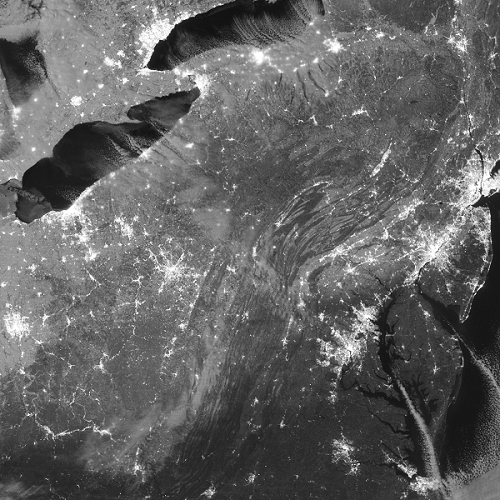
%> input picture 1-1光照差异.png, 500 x 500 px
$ octave HAPCG_demo.m   (GNU Octave 9; MATLAB toolbox functions it lacks are replaced by stand-ins)
%> lines starting %> are read from the running program, lines starting %| are printed output that depends on the picture
### HAPCG_nonelinear_space.m
%  create_nonelinear_space:函数创建非线性尺度空间
%  Input:
%           im：       是输入的原始图像;
%           layers：是构建的尺度空间的层数，这里没有使用下采样操作.
%           scale_value：影像的尺度缩比比例系数，默认是1.6;
%           which_diff： 决定了使用哪个函数计算传到系数取值是1,2,3;
%           sigma_1：是第一层的图像的尺度，默认是1.6，尺度空间第一层的图像由image经过标准差
%           sigma_2：是每次计算下一层图像之前，对之前层图像的高斯平滑标准差,默认是1不变
%           ratio：是相隔两层的尺度比
%           perc：是计算对比度因子的梯度百分位，这里默认是0.7
%  Output:
%              Nonelinear_Scalespace：是构建的非线性影像尺度空间

function [Nonelinear_Scalespace]=HAPCG_nonelinear_space(im,layers,scale_value,which_diff,...
                                                        sigma_1,sigma_2,...
                                                        ratio,...
                                                        perc )
%% 默认参数设置
if nargin < 2
    layers               = 3;          %  构建的影像金字塔层数.
end
if nargin < 3
    scale_value       = 1.6;       %  影像尺度缩放系数
end
if nargin < 4
    which_diff         = 2;         %  决定了使用哪个函数计算传到系数取值是1,2,3
end
if nargin < 5
    sigma_1           = 1.6;         %  第一层的图像的尺度，默认是1.6.
end
if nargin < 6
    sigma_2           = 1;            %  是每次计算下一层图像之前，对之前层图像的高斯平滑标准差.
end
if nargin < 7
     ratio               = 2^(1/3);   %  连续两层的尺度比
end
if nargin < 8
     perc               = 0.7;            %  计算对比度因子的梯度百分位.
end
%% 将影像转换为灰度图
[~,~,num1]=size(im);
if(num1==3)
    dst=rgb2gray(im);
else
    dst=im;
end
% 将影像转换为浮点型影像，数值在[0~1]之间
image=im2double(dst);
[M,N]=size(image);
%% 初始化非线性影像cell空间
Nonelinear_Scalespace=cell(1,layers);
for i=1:1:layers
    Nonelinear_Scalespace{i}=zeros(M,N);
end

%首先对输入图像进行高斯平滑
windows_size=2*round(2*sigma_1)+1;
W=fspecial('gaussian',[windows_size windows_size],sigma_1);      % Fspecial函数用于创建预定义的滤波算子
image=imfilter(image,W,'replicate');                                              %base_image的尺度是sigma_1  % 对任意类型数组或多维图像进行滤波。
Nonelinear_Scalespace{1}=image;                                                 %base_image作为尺度空间的第一层图像
%获取滤波器类型
h=[-1,0,1;-2,0,2;-1,0,1];      % soble 差分滤波模板

%计算每层的尺度
sigma=zeros(1,layers);
for i=1:1:layers
    sigma(i)=sigma_1*ratio^(i-1);%每层的尺度
end

%% 构建非线性尺度空间
for i=2:1:layers
    %之前层的非线性扩散后的的图像,计算梯度之前进行平滑的目的是为了消除噪声
    prev_image=Nonelinear_Scalespace{i-1};
    prev_image=imresize(prev_image,1/scale_value,'bilinear');
    windows_size=2*round(2*sigma_2)+1;
    W=fspecial('gaussian',[windows_size,windows_size],sigma_2);
    prev_smooth=imfilter(prev_image,W,'replicate');

    %计算之前层被平滑图像的x和y方向的一阶梯度
    Lx=imfilter(prev_smooth,h ,'replicate');
    Ly=imfilter(prev_smooth,h','replicate');

    %每次迭代时候都需要更新对比度因子k
    [k_percentile]=K_percentile_value(Lx,Ly,perc);
    if(which_diff==1)
        [diff_c]=pm_g1(Lx,Ly,k_percentile);
    elseif(which_diff==2)
        [diff_c]=pm_g2(Lx,Ly,k_percentile);
    else
        [diff_c]=weickert_diffusivity(Lx,Ly,k_percentile);
    end

    %计算当前层尺度图像
    step=1/2*(sigma(i)^2-sigma(i-1)^2);%步长因子
    Nonelinear_Scalespace{i}=AOS(prev_image,step,diff_c);  %nonelinear_space: prev_image表示之前层的非线性扩散后的的图像； step表示步长；diff_c表示扩散稀疏C。
end
end

%% 扩散系数计算函数1
% [8 lines left out: function pm_g1, not called in this run]

%% 扩散系数计算函数2
function [g2]=pm_g2(Lx,Ly,k)
%该函数计算PM方程的扩散系数，第二种方法
%Lx和Ly分别是水平方向和竖直方向的差分，k是对比度因子参数
%g2=1/(1+(Lx^2+Ly^2)/(k^2)),这里k值的确定一般是通过统计方法得到

g2=1./(1+(Lx.^2+Ly.^2)/(k^2));
end

%% 扩散系数计算函数3
% [8 lines left out: function weickert_diffusivity, not called in this run]

%%  K值计算
function [k_percentile]=K_percentile_value(gradient_x,gradient_y,perc)
%该函数计算一个对比度参数k,这个对比度参数用于计算扩散系数
%gradient_x是水平方向的梯度，gradient_y是竖直方向的梯度
%perc是梯度直方图的百分位数，默认取值是0.7，k的取值根据这个百分位数确定
%传导系数函数都是k的增函数，因此对于相同的梯度值，如果k值较大，则传导系数值较大
%因此扩散大，平滑严重，因此可以看出，如果要保留细节需要较小的k值
%该函数自动计算k值，因此这里不需要指定bin的大小

%直方图间隔
unit=0.005;

%忽略边界计算梯度的最大值
gradient=sqrt(gradient_x.^2+gradient_y.^2);
[M,N]=size(gradient);
temp_gradient=gradient(2:M-1,2:N-1);

%忽略边界计算直方图
temp_gradient=temp_gradient(temp_gradient>0);
max_gradient=max(max(temp_gradient));
min_gradient=min(min(temp_gradient));
temp_gradient=round((temp_gradient-min_gradient)/unit);
nbin=round((max_gradient-min_gradient)/unit);
hist=zeros(1,nbin+1);
[M1,N1]=size(temp_gradient);
sum_pix=M1*N1;%非零像素梯度个数

%计算直方图
for i=1:1:M1
    for j=1:1:N1
        hist(temp_gradient(i,j)+1)=hist(temp_gradient(i,j)+1)+1;
    end
end

%直方图百分位
nthreshold=perc*sum_pix;
nelements=0;
temp_i=0;
for i=1:1:nbin+1
    nelements=nelements+hist(i);
    if(nelements>=nthreshold)
        temp_i=i;
        break;
    end
end
k_percentile=(temp_i-1)*unit+min_gradient;
end

### AOS.m
function [U]=AOS(U_prev,step,diff_c)
%该函数实现加性分裂算法
%U_prev是前一层的各项异性图像
%step是设置的步长因子，如果本层的尺度是sigma(i),则前一层的尺度是sigma(i-1)
%因此步长因子是1/2*(sigma(i)^2-sigma(i-1)^2)
%diff_c是根据前一层尺度图像高斯滤波后计算得到的扩散系数大小也是M*N
%U是当前层的各项异性尺度图像，大小和U_prev一样

[U1]=AOS_row(U_prev,step,diff_c);
[U2]=AOS_col(U_prev,step,diff_c);
% U=1/2*(U1+U2);
U=1/2*(U1+U2);   %表示：L=L1+L2

end


function [U1]=AOS_row(U1_prev,step,diff_c)
%该函数沿行方向进行扩散
%%
[M,N]=size(U1_prev);
U1=zeros(M,N);
%遍历每一行
for i=1:1:M
    d=U1_prev(i,:);%行向量

    %三角矩阵的对角线部分
    a=diff_c(i,:);
    a(2:N-1)=2*a(2:N-1);
    a(1:N-1)=a(1:N-1)+diff_c(i,2:N);
    a(2:N)=a(2:N)+diff_c(i,1:N-1);
    a=-1/2*a;

    %三角矩阵上面
    b=diff_c(i,1:N-1)+diff_c(i,2:N);
    b=1/2*b;

    %三角矩阵下面,该矩阵对称，因此c=b
    c=b;

    %计算三对角方程组的解
    a=1-2*step*a;
    b=-2*step*b;
    c=-2*step*c;
    x=thomas_algorith(a,b,c,d);   %主要目的是解算出矩阵A
    U1(i,:)=x;
end

end

function [U2]=AOS_col(U2_prev,step,diff_c)
%该函数进列方向的扩散
%%
[M,N]=size(U2_prev);
U2=zeros(M,N);
%遍历每一列
for i=1:1:N
    d=U2_prev(:,i);%列向量
    %三角矩阵的对角线部分
    a=diff_c(:,i);
    a(2:M-1)=2*a(2:M-1);
    a(1:M-1)=a(1:M-1)+diff_c(2:M,i);
    a(2:M)=a(2:M)+diff_c(1:M-1,i);
    a=-1/2*a;

    %三角矩阵上面
    b=diff_c(1:M-1,i)+diff_c(2:M,i);
    b=1/2*b;

    %三角矩阵下面,该矩阵对称，因此c=b
    c=b;

    %计算三对角方程组的解
    a=1-2*step*a;
    b=-2*step*b;
    c=-2*step*c;
    x=thomas_algorith(a',b',c',d');
    U2(:,i)=x';
end
end

%%
% [55 lines left out: function thomas_algorith, not called in this run]

### HAPCG_demo.m
% ***************************************************************************************************************************************
%       ***HAPCG算法***
%        引用格式：[1]姚永祥,张永军,万一,刘欣怡,郭浩宇.顾及各向异性加权力矩与绝对相位方向的异源影像匹配[J/OL].武汉大学学报(信息科学版):
%                        1-13[2021-04-02].https://doi.org/10.13203/j.whugis20200702.
%        This is a simplified Code demo of the HAPCG algorithm.
%        Download website address of code and Images dataset:    https://skyearth.org/research
%        Public: Created by Yongxiang Yao in 2021/03/29.
%  ***************************************************************************************************************************************

% clear all;
close all;
warning('off');
%% 1 Import and display reference and image to be registered
file_image= '.\Images';
[filename,pathname]=uigetfile({'*.*','All Files(*.*)'},'Select Image',file_image);image_1=imread(strcat(pathname,filename));
%> the answer given: 1-1光照差异.png
%> further down, image_1 is the input picture: size 500x500x3 uint8; min 0, max 255, mean 99.2
[filename,pathname]=uigetfile({'*.*','All Files(*.*)'},'Select Image',file_image);image_2=imread(strcat(pathname,filename));
%> the answer given: 1-2光照差异.png
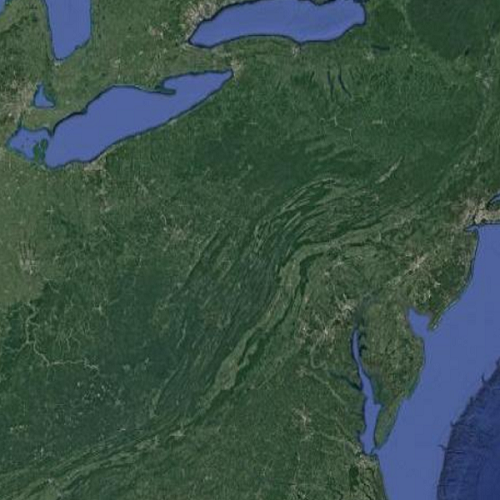
%> input picture 1-2光照差异.png, 500 x 500 px
%> further down, image_2 is the input picture: size 500x500x3 uint8; mean R, G, B 58.1, 81.5, 72.4

%% 2  Setting of initial parameters
% Key parameters:
K_weight=3;                        % 各向异性力矩图的加权值，处于（1~10），默认设置：3
Max=3;                               % Number of levels in scale space，默认设置：3
threshold = 0.4;                  % 特征点提取阈值，对SAR影像/强度图配色时，设置为：0.3；一般默认设置为：0.4
scale_value=2;                  % 尺度缩放比例值，默认设置：1.6
Path_Block=42;                   % 描述子邻域窗口大小， 默认设置：42；当需要更多特征点时，可以调大窗口。

%% 3 各向异性尺度空间
t1=clock;
disp('Start HAPCG algorithm processing, please waiting...');
tic;
[nonelinear_space_1]=HAPCG_nonelinear_space(image_1,Max,scale_value);
%> the loop in HAPCG_nonelinear_space, `for i=2:1:layers` made 2 passes
%> (max_gradient in K_percentile_value, min_gradient in K_percentile_value, nbin in K_percentile_value, k_percentile) on passes 1 to 2: (1.8, 0.000211, 360, 0.205), (1.89, 0.000381, 378, 0.255)
%> pass 1, in HAPCG_nonelinear_space, `Lx=imfilter(prev_smooth,h ,'replicate');`:
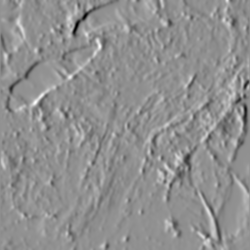
%> Lx: size 250x250 double; min -1.54, max 1.18, mean -0.00552; drawn with min black and max white
%> pass 1, in HAPCG_nonelinear_space, `Ly=imfilter(prev_smooth,h','replicate');`:
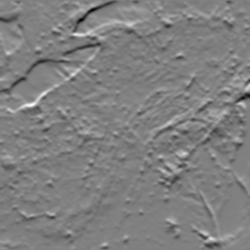
%> Ly: size 250x250 double; min -1.54, max 1.52, mean -0.00492; drawn with min black and max white
%> after the loop in HAPCG_nonelinear_space, `for i=2:1:layers`:
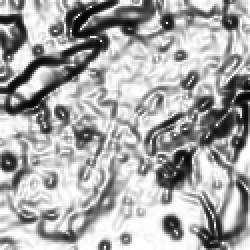
%> diff_c: size 125x125 double (shown 2 times larger); min 0.0179, max 1, mean 0.661
%> nonelinear_space_1 = 3 items
[nonelinear_space_2]=HAPCG_nonelinear_space(image_2,Max,scale_value);
%> call 2 of HAPCG_nonelinear_space, with layers = 3, scale_value = 2
%> the loop in HAPCG_nonelinear_space (call 2), `for i=2:1:layers` made 2 passes
%> (max_gradient in K_percentile_value, min_gradient in K_percentile_value, nbin in K_percentile_value, k_percentile) on passes 1 to 2: (0.464, 5.82e-06, 93, 0.08), (0.398, 0.000284, 80, 0.0753)
%> pass 1, in HAPCG_nonelinear_space (call 2), `Lx=imfilter(prev_smooth,h ,'replicate');`:
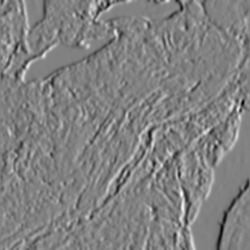
%> Lx: size 250x250 double; min -0.418, max 0.403, mean -0.000608; drawn with min black and max white
%> pass 1, in HAPCG_nonelinear_space (call 2), `Ly=imfilter(prev_smooth,h','replicate');`:
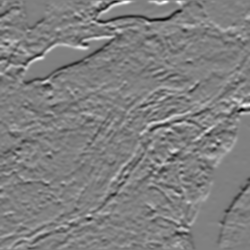
%> Ly: size 250x250 double; min -0.428, max 0.424, mean -0.000396; drawn with min black and max white
%> after the loop in HAPCG_nonelinear_space (call 2), `for i=2:1:layers`:
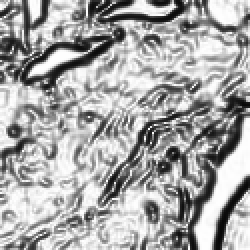
%> diff_c: size 125x125 double (shown 2 times larger); min 0.0345, max 1, mean 0.654
%> nonelinear_space_2 = 3 items
disp(['构造各向异性尺度空间花费时间：',num2str(toc),'秒']);

%% 4  构建加权各向异性力矩图和相位一致性梯度及方向
tic;
%> (the run ends here)
